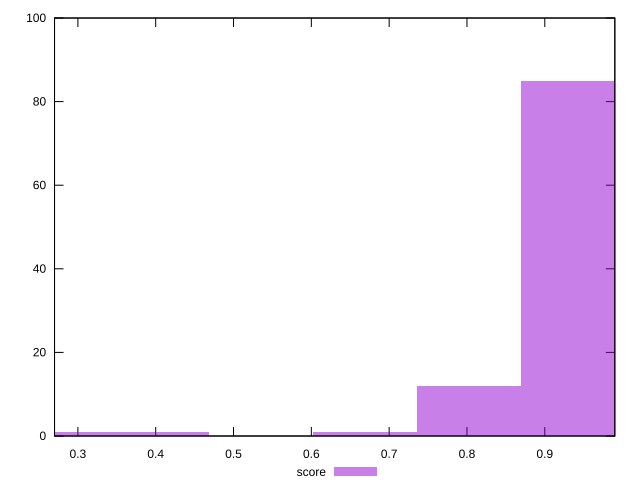

Write gnuplot code to recreate this figure.
reset

$score <<EOF
0.9366763968541056 85
0.8028654830178048 12
0.4014327415089024 1
0.2676218276726016 1
0.6690545691815041 1
EOF

set key outside below
set boxwidth 0.1338109138363008
set xrange [0.27:0.99]
set yrange [0:100]
set trange [0:100]
set style fill transparent solid 0.5 noborder
set terminal svg size 640, 490 enhanced background rgb 'white'
set output "reports/report_00032_2021-02-25T10-28-15.087Z/largest-contentful-paint/samples/music/score/histogram.svg"

plot $score title "score" with boxes

reset
